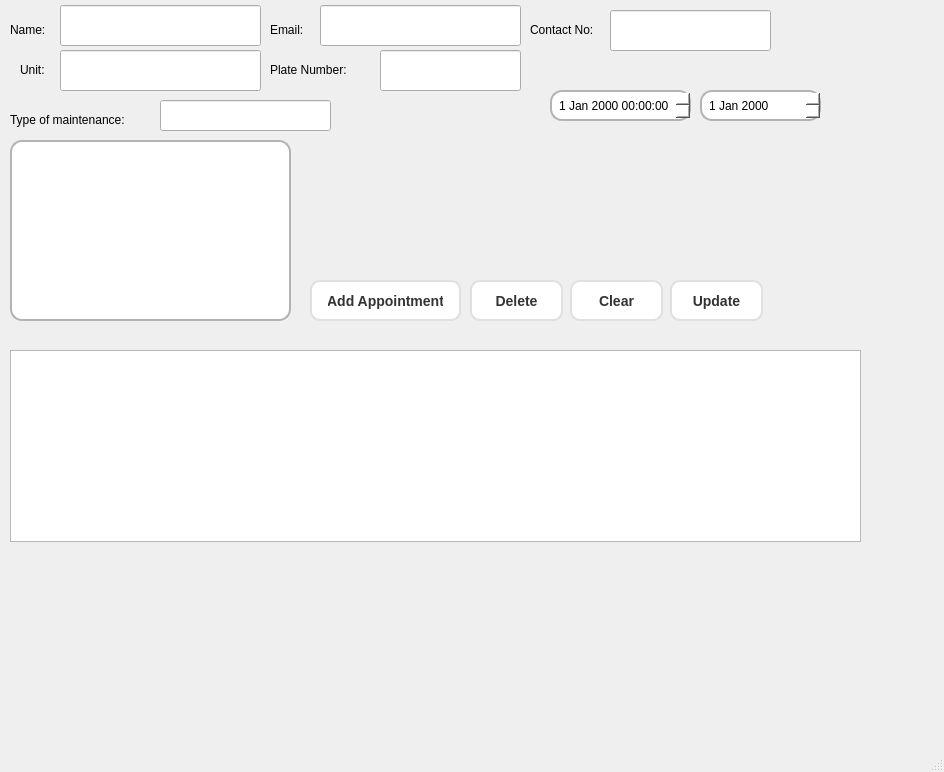
<?xml version="1.0" encoding="UTF-8"?>
<ui version="4.0">
 <class>MainWindow</class>
 <widget class="QMainWindow" name="MainWindow">
  <property name="geometry">
   <rect>
    <x>0</x>
    <y>0</y>
    <width>944</width>
    <height>772</height>
   </rect>
  </property>
  <property name="windowTitle">
   <string>MainWindow</string>
  </property>
  <property name="styleSheet">
   <string notr="true"/>
  </property>
  <widget class="QWidget" name="centralwidget">
   <property name="styleSheet">
    <string notr="true"/>
   </property>
   <widget class="QDateEdit" name="dateEdit">
    <property name="geometry">
     <rect>
      <x>700</x>
      <y>90</y>
      <width>121</width>
      <height>31</height>
     </rect>
    </property>
    <property name="styleSheet">
     <string notr="true">QDateEdit {
    border: 2px solid #b3b3b3;      /* border color */
    border-radius: 12px;            /* rounded corners */
    background: white;
    padding: 5px;                   /* optional */
}

QDateEdit::item {
    padding: 6px;
}</string>
    </property>
   </widget>
   <widget class="QDateTimeEdit" name="timeAppointment">
    <property name="geometry">
     <rect>
      <x>550</x>
      <y>90</y>
      <width>141</width>
      <height>31</height>
     </rect>
    </property>
    <property name="styleSheet">
     <string notr="true">QDateTimeEdit {
    border: 2px solid #b3b3b3;      /* border color */
    border-radius: 12px;            /* rounded corners */
    background: white;
    padding: 5px;                   /* optional */
}

QDateTimeEdit::item {
    padding: 6px;
}</string>
    </property>
   </widget>
   <widget class="QPushButton" name="btnAdd">
    <property name="geometry">
     <rect>
      <x>310</x>
      <y>280</y>
      <width>151</width>
      <height>41</height>
     </rect>
    </property>
    <property name="styleSheet">
     <string notr="true">QPushButton {
    background-color: #ffffff;
    color: #333333;
    border: 2px solid #e0e0e0;
    border-radius: 10px;
    padding: 8px 16px;
    font-size: 14px;
    font-weight: 500;
}

QPushButton:hover {
    background-color: #f5f5f5;
    border-color: #cfcfcf;
}

QPushButton:pressed {
    background-color: #e8e8e8;
    border-color: #bdbdbd;
}

QPushButton:disabled {
    background-color: #f2f2f2;
    color: #aaaaaa;
    border-color: #dcdcdc;
}



</string>
    </property>
    <property name="text">
     <string>Add Appointment</string>
    </property>
   </widget>
   <widget class="QTableWidget" name="tableAppointments">
    <property name="geometry">
     <rect>
      <x>10</x>
      <y>350</y>
      <width>851</width>
      <height>192</height>
     </rect>
    </property>
   </widget>
   <widget class="QPushButton" name="btnUpdate">
    <property name="geometry">
     <rect>
      <x>670</x>
      <y>280</y>
      <width>93</width>
      <height>41</height>
     </rect>
    </property>
    <property name="styleSheet">
     <string notr="true">QPushButton {
    background-color: #ffffff;
    color: #333333;
    border: 2px solid #e0e0e0;
    border-radius: 10px;
    padding: 8px 16px;
    font-size: 14px;
    font-weight: 500;
}

QPushButton:hover {
    background-color: #f5f5f5;
    border-color: #cfcfcf;
}

QPushButton:pressed {
    background-color: #e8e8e8;
    border-color: #bdbdbd;
}

QPushButton:disabled {
    background-color: #f2f2f2;
    color: #aaaaaa;
    border-color: #dcdcdc;
}
</string>
    </property>
    <property name="text">
     <string>Update</string>
    </property>
   </widget>
   <widget class="QPushButton" name="btnDelete">
    <property name="geometry">
     <rect>
      <x>470</x>
      <y>280</y>
      <width>93</width>
      <height>41</height>
     </rect>
    </property>
    <property name="styleSheet">
     <string notr="true">QPushButton {
    background-color: #ffffff;
    color: #333333;
    border: 2px solid #e0e0e0;
    border-radius: 10px;
    padding: 8px 16px;
    font-size: 14px;
    font-weight: 500;
}

QPushButton:hover {
    background-color: #f5f5f5;
    border-color: #cfcfcf;
}

QPushButton:pressed {
    background-color: #e8e8e8;
    border-color: #bdbdbd;
}

QPushButton:disabled {
    background-color: #f2f2f2;
    color: #aaaaaa;
    border-color: #dcdcdc;
}
</string>
    </property>
    <property name="text">
     <string>Delete</string>
    </property>
   </widget>
   <widget class="QPushButton" name="btnClear">
    <property name="geometry">
     <rect>
      <x>570</x>
      <y>280</y>
      <width>93</width>
      <height>41</height>
     </rect>
    </property>
    <property name="styleSheet">
     <string notr="true">QPushButton {
    background-color: #ffffff;
    color: #333333;
    border: 2px solid #e0e0e0;
    border-radius: 10px;
    padding: 8px 16px;
    font-size: 14px;
    font-weight: 500;
}

QPushButton:hover {
    background-color: #f5f5f5;
    border-color: #cfcfcf;
}

QPushButton:pressed {
    background-color: #e8e8e8;
    border-color: #bdbdbd;
}

QPushButton:disabled {
    background-color: #f2f2f2;
    color: #aaaaaa;
    border-color: #dcdcdc;
}
</string>
    </property>
    <property name="text">
     <string>Clear</string>
    </property>
   </widget>
   <widget class="QLineEdit" name="txtCarModel">
    <property name="geometry">
     <rect>
      <x>60</x>
      <y>50</y>
      <width>201</width>
      <height>41</height>
     </rect>
    </property>
   </widget>
   <widget class="QLineEdit" name="txtCustomerName">
    <property name="geometry">
     <rect>
      <x>60</x>
      <y>5</y>
      <width>201</width>
      <height>41</height>
     </rect>
    </property>
   </widget>
   <widget class="QLabel" name="label">
    <property name="geometry">
     <rect>
      <x>10</x>
      <y>20</y>
      <width>41</width>
      <height>20</height>
     </rect>
    </property>
    <property name="text">
     <string>Name:</string>
    </property>
   </widget>
   <widget class="QLabel" name="label_2">
    <property name="geometry">
     <rect>
      <x>20</x>
      <y>60</y>
      <width>41</width>
      <height>20</height>
     </rect>
    </property>
    <property name="text">
     <string>Unit:</string>
    </property>
   </widget>
   <widget class="QLabel" name="label_3">
    <property name="geometry">
     <rect>
      <x>10</x>
      <y>110</y>
      <width>141</width>
      <height>20</height>
     </rect>
    </property>
    <property name="text">
     <string>Type of maintenance:</string>
    </property>
   </widget>
   <widget class="QListWidget" name="cmbService">
    <property name="geometry">
     <rect>
      <x>10</x>
      <y>140</y>
      <width>281</width>
      <height>181</height>
     </rect>
    </property>
    <property name="styleSheet">
     <string notr="true">QListWidget {
    border: 2px solid #b3b3b3;      /* border color */
    border-radius: 12px;            /* rounded corners */
    background: white;
    padding: 5px;                   /* optional */
}

QListWidget::item {
    padding: 6px;
}
</string>
    </property>
   </widget>
   <widget class="QLineEdit" name="txtContact">
    <property name="geometry">
     <rect>
      <x>380</x>
      <y>50</y>
      <width>141</width>
      <height>41</height>
     </rect>
    </property>
   </widget>
   <widget class="QLineEdit" name="txtPlate">
    <property name="geometry">
     <rect>
      <x>610</x>
      <y>10</y>
      <width>161</width>
      <height>41</height>
     </rect>
    </property>
   </widget>
   <widget class="QLabel" name="label_4">
    <property name="geometry">
     <rect>
      <x>530</x>
      <y>20</y>
      <width>81</width>
      <height>20</height>
     </rect>
    </property>
    <property name="text">
     <string>Contact No:</string>
    </property>
   </widget>
   <widget class="QLabel" name="label_5">
    <property name="geometry">
     <rect>
      <x>270</x>
      <y>60</y>
      <width>91</width>
      <height>20</height>
     </rect>
    </property>
    <property name="text">
     <string>Plate Number:</string>
    </property>
   </widget>
   <widget class="QLineEdit" name="txtEmail">
    <property name="geometry">
     <rect>
      <x>320</x>
      <y>5</y>
      <width>201</width>
      <height>41</height>
     </rect>
    </property>
   </widget>
   <widget class="QLabel" name="label_6">
    <property name="geometry">
     <rect>
      <x>270</x>
      <y>20</y>
      <width>41</width>
      <height>20</height>
     </rect>
    </property>
    <property name="text">
     <string>Email:</string>
    </property>
   </widget>
   <widget class="QLineEdit" name="txtOtherMaintenance">
    <property name="geometry">
     <rect>
      <x>160</x>
      <y>100</y>
      <width>171</width>
      <height>31</height>
     </rect>
    </property>
   </widget>
  </widget>
  <widget class="QMenuBar" name="menubar">
   <property name="geometry">
    <rect>
     <x>0</x>
     <y>0</y>
     <width>944</width>
     <height>26</height>
    </rect>
   </property>
  </widget>
  <widget class="QStatusBar" name="statusbar"/>
 </widget>
 <resources/>
 <connections/>
</ui>
